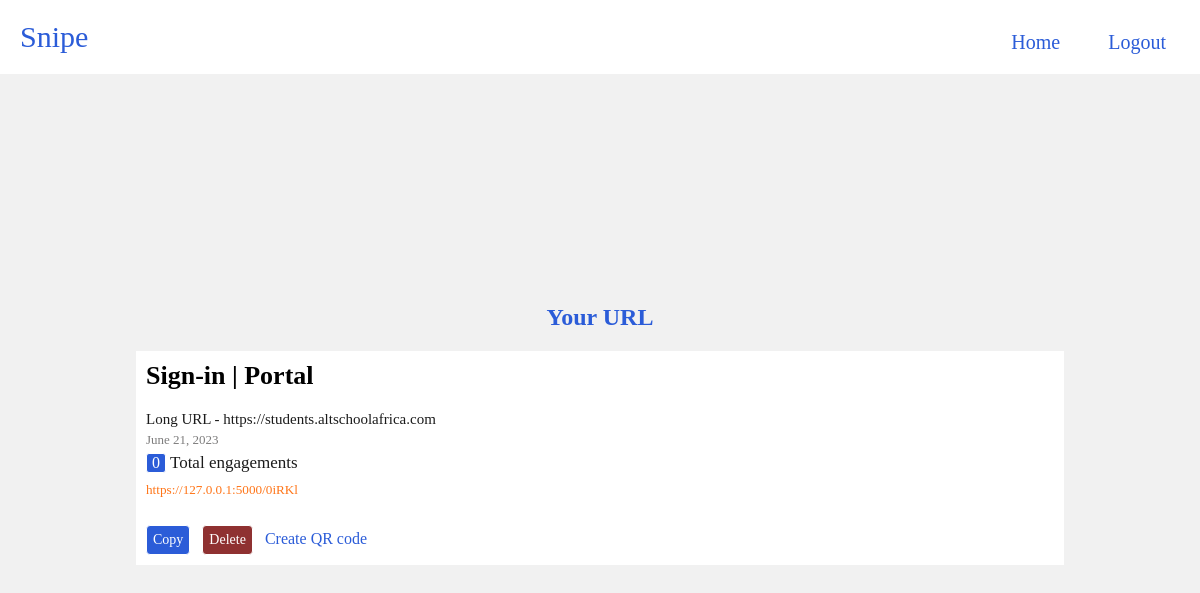
Page /view/1/ (signed in) on the committed database.
### models.py (models this page shows, shortened)
class Url(db.Model):
    __tablename__  = 'urls'
    id = db.Column(db.Integer(), primary_key=True)
    url = db.Column(db.String(512))
    short_url = db.Column(db.String(5), unique=True)
    custom_url = db.Column(db.String(50), unique=False)
    qr_code_url = db.Column(db.String(300), nullable=True, unique=False)
    url_title = db.Column(db.String(900), nullable=True, unique=False)
    clicks = db.Column(db.Integer(), default=0)
    date_created = db.Column(db.DateTime(), default=datetime.now)
    user_id = db.Column(db.String(), db.ForeignKey('users.id'))
    @classmethod
    def get_by_id(cls, id):
        url = db.session.get(Url, id)
        return url

### views.py (the view)
@snipe.route('/view/<int:id>/', methods=["GET", "POST"])
@login_required
def get_url_by_id(id):
    url = Url.get_by_id(id)
    return render_template('view_url.html', url=url)

### auth.py (called while the page is built)
@login_manager.user_loader
def user_loader(id):
    return User.query.get(int(id))

### templates/view_url.html (shortened to what this page needs)
{% extends 'base.html' %}
{% block body %}
      <nav class="navbar">
        <div class="logo">Snipe</div>
          <ul class="nav-links">
          <div class="menu">
              {% if current_user.is_authenticated %}
              <li><a href="{{ url_for('snipe.index') }}">Home</a></li>
              <li><a href="{{ url_for('auth.logout') }}">Logout</a></li>
              {%  else %}
              <li><a href="{{ url_for('auth.signup') }}">Sign up</a></li>
              <li><a href="{{ url_for('auth.login') }}">Login</a></li>
              {% endif %}
          </div>
          </ul>
      </nav>
    <section class="hero" style="padding: 100px 20px;">
        <center>
          <h1 class="description2">Your URL</h1>
        </center>
        {% if current_user.is_authenticated %}
        {% if url %}
          {% if url.user_id == current_user.email %}
          <div class="card" style="border-bottom: 0px;">
            <a href="{{ url.url }}" style="color: black; text-decoration: none;" >
                <h1 class="card-text" style="color: black; text-decoration: none; font-size: 26px;">{{ url.url_title }}</h1>
            </a>
            <h5 style="color: #1b1b1b; font-size: 15px; font-weight: lighter; margin-bottom: 4px; width: 50%; word-wrap:break-word;">Long URL - {{url.url}}</h5>
            <h5 class="date_created">{{ url.date_created.strftime('%B %d, %Y') }}</h5>
            <h5 class="card-title"  style="font-weight: lighter;"><div class="engagements"><p class="engagement-clicks">{{ url.clicks }}</p></div> Total engagements</h5>
            {% if url.custom_url %}
                <a href="{{ url.url }}" id="url_click" style="color: #ff7518; font-size: 55%; margin-top: 5px; font-weight: lighter;">
                <p class="short-url-history" style="font-weight: lighter;">{{ url.custom_url }}</a></p>
            {% else %}
                <a href="{{ url.url }}" id="url_click" style="color: #ff7518; font-size: 55%; margin-top: 5px; font-weight: lighter;">
                <p class="short-url-history" style="font-weight: lighter;">{{ url.short_url }}</a></p>
            {% endif %}
                <button onclick="myFunction()" id="copy-btn" data-clipboard-target="#new_url" class="copy-btn2">Copy</button>
                <a href="/delete/{{ url.id }}"><button id="delete-btn" class="delete-btn2">Delete</button></a>
                <a href="{{ url_for('snipe.generate_qr_code_url', id=url.id) }}" class="qrcode_create"><p class="qrcode_click">Create QR code</p></a>
          {% endif %}
        {% endif %}
        {% endif %}
    </section>
{% endblock %}

### static/css/home.css (style rules this page uses)
* { margin: 0; padding: 0; box-sizing: border-box; padding-top: 0%; font-family: Trebuchet MS; }
a { text-decoration: none; color: #1b1b1b; }
li { list-style: none; }
ul { display: inline; }
.nav-links a { color: #2b5cd8; }
.logo { display: inline; font-size: 30px; font-family: cursive; color: #2b5cd8; margin-top: 20px; width: 30%; }
.menu { display: flex; gap: 1em; font-size: 20px; margin-right: auto; margin-left: auto; margin-top: 6px; float: right; }
.menu li { padding: 5px 14px; }
* { box-sizing: border-box; }
body { font-family: Arial; background: #f1f1f1; }
.navbar { justify-content: space-between; margin-top: 0; padding: 20px; width: 100%; position: fixed; min-height: 10px; position: relative; background-color: white; margin-bottom: 120px; }
.description2 { font-size: 100%; padding-top: 10px; margin-bottom: 20px; color: #2b5cd8; }
section.hero { padding: 100px 20px; color: #1b1b1b; font-size: 24px; width: 100%; margin: auto; }
.card { width: 80%; padding: 10px; border-radius: 0px; background-color: white; margin: auto; border-color: #fefefe; border-bottom: 0.5px solid; }
.card-title { margin-top: 0; font-size: 17px; }
.card-text { word-wrap:break-word; margin-bottom: 20px; font-size: 32px; width: 60%; }
.date_created { color: #7d7c7c; margin-top: 0px; font-size: 13px; font-weight: lighter; }
.copy-btn2 { background-color: #2b5cd8; color: white; align-items: center; justify-content: center; font-size: 14px; border: 1px solid; border-radius: 4px; padding: 6px; margin-left: 0px; margin-right: 6px; margin-top: 10px; display: inline; transition-duration: 0.2s; }
.delete-btn2 { background-color: #8f3131; color: white; align-items: center; justify-content: center; font-size: 14px; border: 1px solid; border-radius: 4px; padding: 6px; margin-left: 0px; margin-right: 6px; margin-top: 10px; display: inline; transition-duration: 0.2s; }
.short-url-history { margin-bottom: 15px; font-weight: lighter; }
.engagements { display: inline-block; background-color: #2b5cd8; color: white; justify-content: center; font-size: 16px; text-align: center; font-weight: lighter; border: 1px solid; border-radius: 3px; width: 20px; margin-top: 5px; align-items: center; }
.engagement-clicks { margin: auto; font-weight: lighter; }
.qrcode_click { display: inline; font-size: 16px; }
.qrcode_create { color: #2b5cd8; }

### rows in the picture
Url: url_title "Sign-in | Portal", url "https://students.altschoolafrica.com", date_created "June 21, 2023", clicks "0", short_url "https://127.0.0.1:5000/0iRKl"
